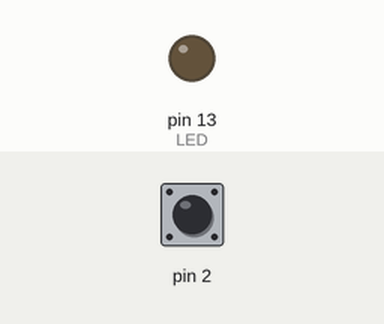
Recording of a sketch running on a simulated Arduino Uno, built with avr-gcc and run on an emulated ATmega328P. Shown: output pins drawn as LEDs (lit = HIGH). The inputs (shaded band) are chosen by the test bench; at power-on: pin 2 HIGH.

Above: at 0.8 s.
0.9 s: pin 2 pulled LOW for 0.15 s
At 0.97 s:
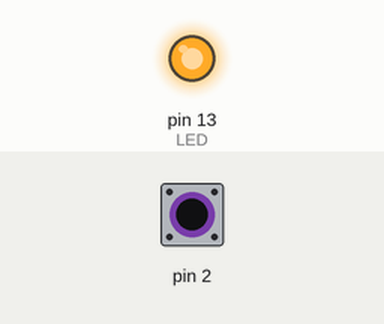
2.5 s: pin 2 pulled LOW for 3.2 s
At 7.1 s:
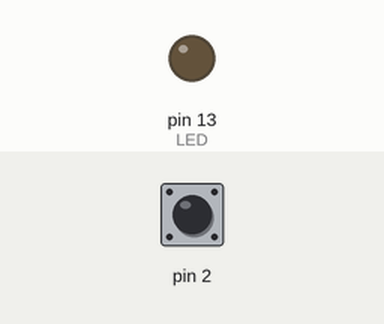
Timing chart, 0 to 8.6 s (numbered marks = the images above; inputs shaded):
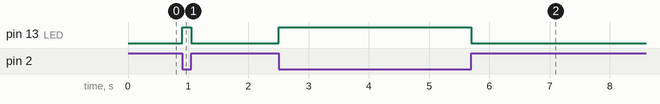

The sketch:

led_button__baremetal_blink_328p1.ino
```cpp
#include <avr/io.h>
#include <util/delay.h>

int main(void) {
    // 1. Set Pin 13 (PB5) as OUTPUT
    DDRB |= (1 << 5);

    // 2. Set Pin 2 (PD2) as INPUT
    // To set a bit to 0, we use AND-NOT
    DDRD &= ~(1 << 2);

    // 3. Enable INTERNAL Pull-up Resistor for Pin 2
    // On AVR, writing a 1 to a PORT register when it's an INPUT
    // turns on a built-in resistor inside the chip!
    PORTD |= (1 << 2);

    while(1) {
        // 4. Check if the button is pressed
        // Since it's a pull-up, PIND bit 2 will be 1 by default,
        // and 0 when the button is pressed.
        if ( !(PIND & (1 << 2)) ) {
            PORTB |= (1 << 5);  // LED ON
        } else {
            PORTB &= ~(1 << 5); // LED OFF
        }
    }
}
```

Measured:
- after the input at 0.9 s, pin 13 (LED): LOW → HIGH at once, → LOW 0.15 s later
- after the input at 2.5 s, pin 13 (LED): LOW → HIGH at once, → LOW 3.2 s later
